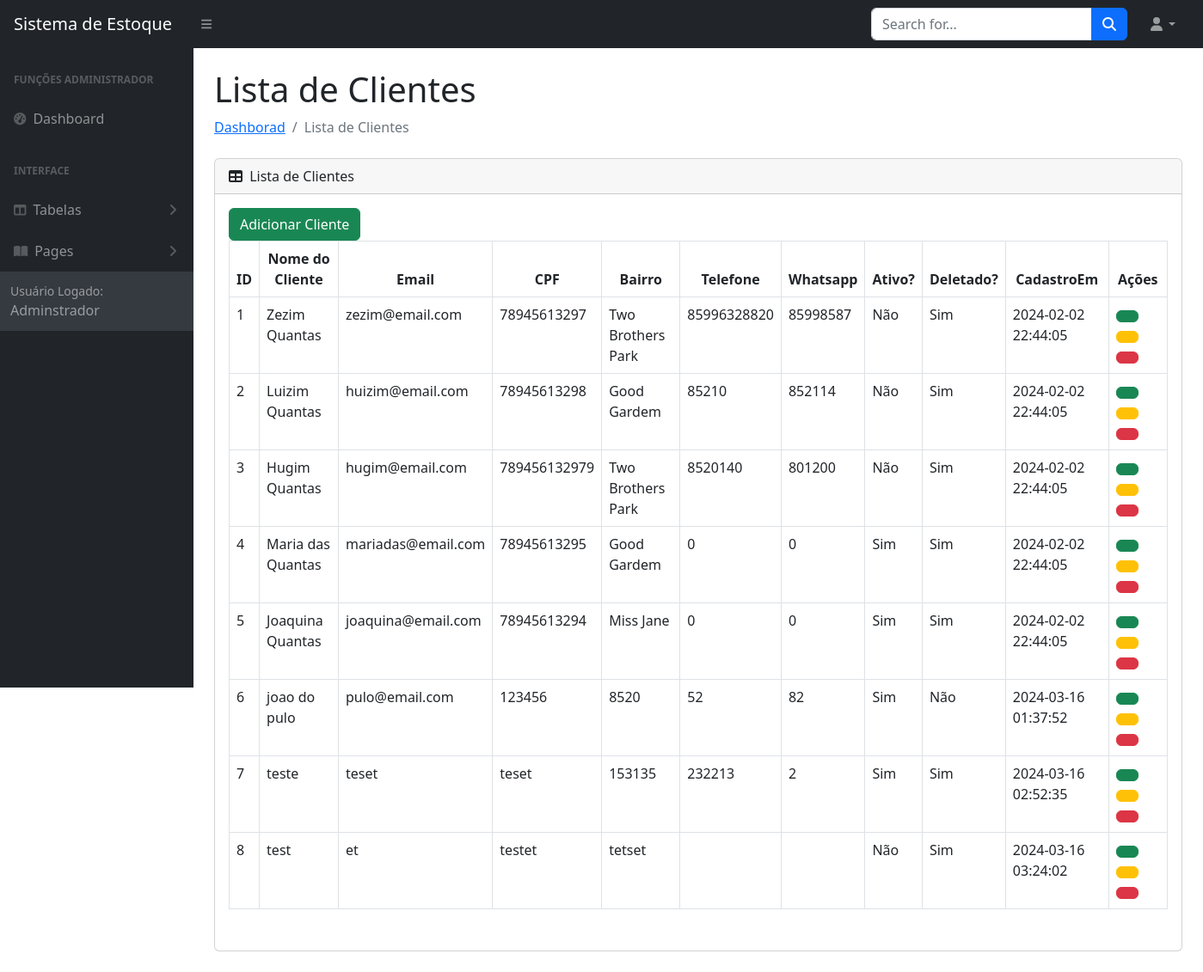
The app's page /sistema.php?pagina=listarClientes (signed in), older data.
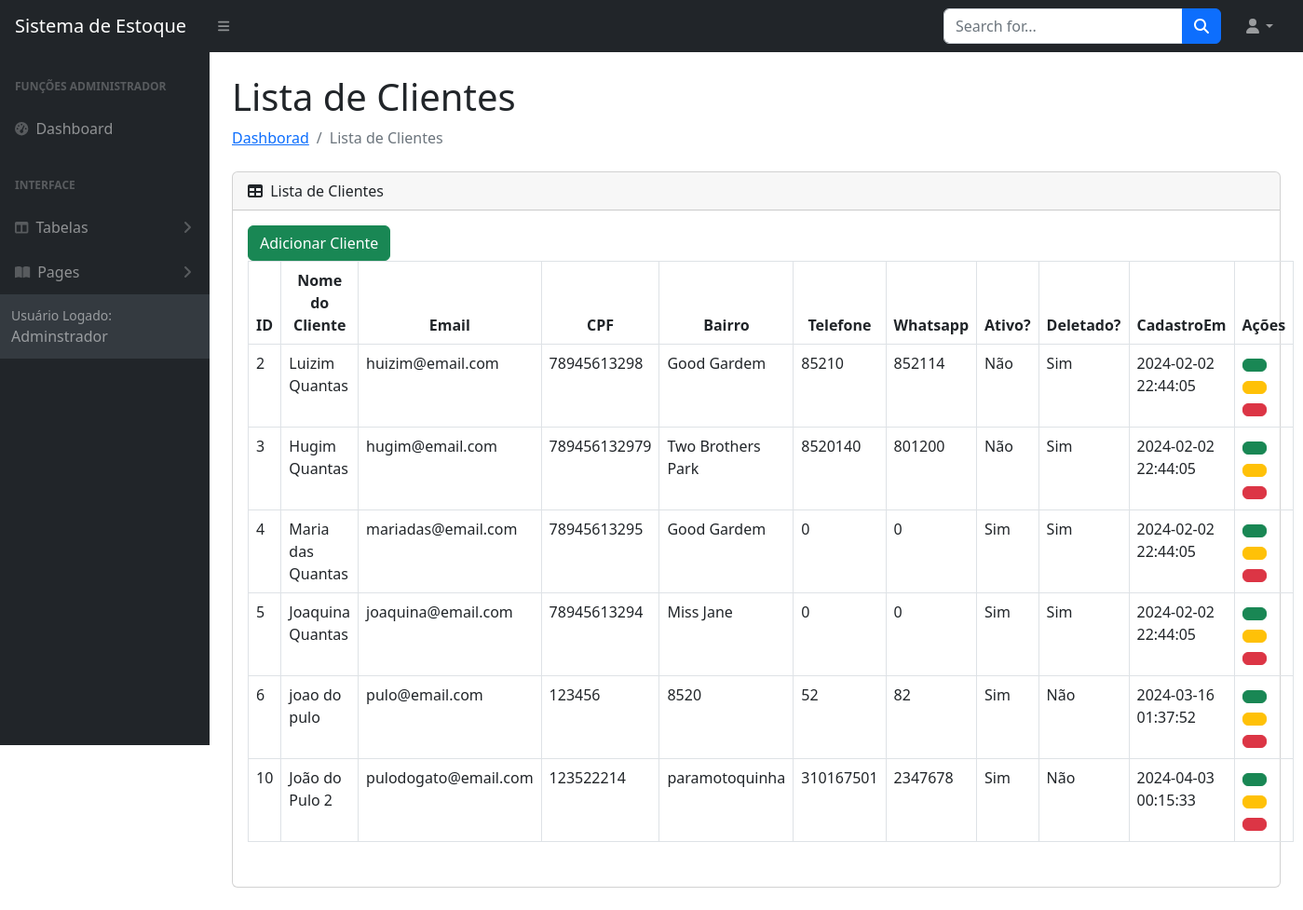
The same page, newer data.
### tables this page shows
CREATE TABLE `clientes` (
  `id` int NOT NULL,
  `nome` varchar(60) DEFAULT NULL,
  `email` varchar(50) DEFAULT NULL,
  `cpf` varchar(13) DEFAULT NULL,
  `bairro` varchar(40) DEFAULT NULL,
  `telefone` varchar(20) DEFAULT NULL,
  `whatsapp` varchar(20) DEFAULT NULL,
  `ativo` tinyint(1) DEFAULT NULL,
  `isDeleted` varchar(1) NOT NULL,
  `cadastradoEm` timestamp NULL DEFAULT CURRENT_TIMESTAMP
);

### sistema.php (called while the page is built, shortened)
<?php
    include_once 'controllers/validate.php';
    function pageContent(){
        validarPagina();
    }
    include_once 'views/layout.php';
?>

### models/Manager.php (called while the page is built, shortened)
<?php
	class Manager extends Connect{
		public function select_common($table, $fields, $filters, $query_extra){
			$pdo = parent::get_instance();
			$query = "SELECT ";
			if($fields != null){
				$query .= implode(", ", $fields);
			}else{
				$query .= "*";
			}
			$query .= " FROM $table";
			$statement = $pdo->prepare($query);
			$statement->execute();
			$data = [];
			if($statement->rowCount()){
				while($result = $statement->fetch(PDO::FETCH_ASSOC)){
					$data[] = $result;
				}
			}else{
				return false;
			}
			return $data;
		}
	}
?>

### views/modulos/clientes/lista.php (the view, shortened to what this page needs)
<div class="container-fluid px-4">
    <h1 class="mt-4"><?= $titleSection; ?></h1>
    <ol class="breadcrumb mb-4">
        <li class="breadcrumb-item"><a href="#">Dashborad </a></li>
        <li class="breadcrumb-item active"><?= $titleSection; ?></li>
    </ol>
        <div class="card mb-4">
        <div class="card-header">
            <i class="fas fa-table me-1"></i>
            <?= $titleSection; ?>
        </div>
        <div class="card-body">
            <table class="table table-bordered table-hover table-stripped" id="datatablesSimple">
                <thead class="text-center">
                    <th>ID</th>
                    <th>Nome do Cliente</th>
                    <th>Email</th>
                    <th>CPF</th>
                    <th>Bairro</th>
                    <th>Telefone</th>
                    <th>Whatsapp</th>
                    <th>Ativo?</th>
                    <th>Deletado?</th>
                    <th>CadastroEm</th>
                    <th>Ações</th>
                </thead>
                <tbody>
                 <?php foreach ($lista as $l): ?>
                        <tr>
                            <td><?=$l['id']; ?></td>
                            <td><?=$l['nome']; ?> </td>
                            <td><?=$l['email']; ?></td>
                            <td><?=$l['cpf']; ?></td>
                            <td><?=$l['bairro']; ?></td>
                            <td><?=$l['telefone']; ?></td>
                            <td><?=$l['whatsapp']; ?></td>
                            <td><?=($l['ativo']) ? "Sim" :"Não";?></td>
                            <td><?=($l['isDeleted']=='') ? "Não" : "Sim";?></td>
                            <td><?=$l['cadastradoEm'];?></td>
                            <td>
                                <a href="?pagina=atualizarCliente&id=<?=$l['id']?>"  class="btn btn-success btn-secondary">
                                </a>
                                <button class="btn btn-warning btn-secondary" data-bs-toggle="modal" data-bs-target="#exampleModal-temp-<?= $l['id']; ?>">
                                </button>
                                <button class="btn btn-danger btn-secondary" data-bs-toggle="modal" data-bs-target="#exampleModal-perm-<?= $l['id']; ?>">
                            </td>
                        </tr>
                    <?php endforeach; ?>
                </tbody>
                <tbody class="breadcrumb mb-12">
                    <button type="button" class="btn btn-success" data-bs-toggle="modal" data-bs-target="#exampleModal">Adicionar Cliente</button>
                </tbody>
        </div>
    </div>
</div>

Row changes from the older to the newer data that the page shows:
removed clientes: id "1", nome "Zezim Quantas", email "zezim@email.com", cpf "78945613297", bairro "Two Brothers Park", telefone "85996328820", whatsapp "85998587", ativo "Não", isDeleted "Sim", cadastradoEm "2024-02-02 22:44:05"
removed clientes: id "7", nome "teste", email "teset", cpf "teset", bairro "153135", telefone "232213", whatsapp "2", ativo "Sim", isDeleted "Sim", cadastradoEm "2024-03-16 02:52:35"
removed clientes: id "8", nome "test", email "et", cpf "testet", bairro "tetset", ativo "Não", isDeleted "Sim", cadastradoEm "2024-03-16 03:24:02"
added clientes: id "10", nome "João do Pulo 2", email "pulodogato@email.com", cpf "123522214", bairro "paramotoquinha", telefone "310167501", whatsapp "2347678", ativo "Sim", isDeleted "Não", cadastradoEm "2024-04-03 00:15:33"
